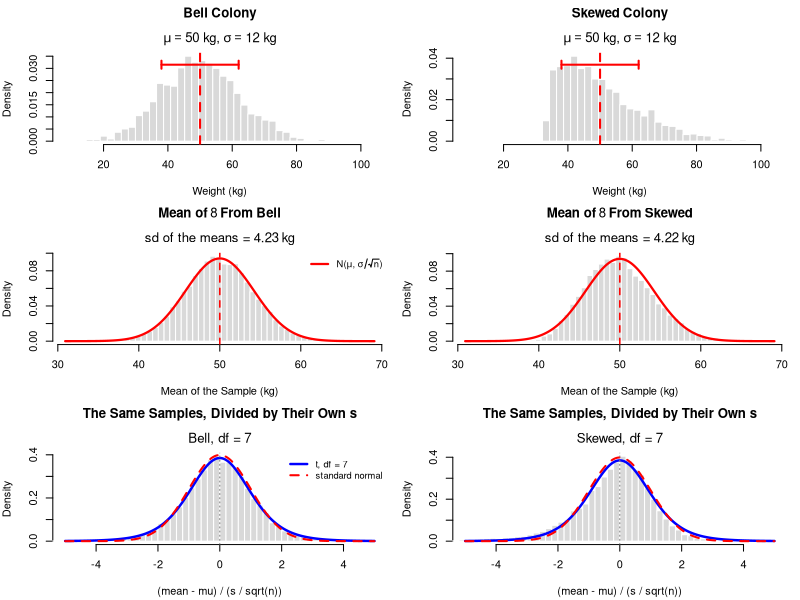

The R script that drew this image:
# Question 1c, drawn.  Two colonies that agree on mu and on sigma -- one bell
# shaped, one badly skewed -- and what the mean of n penguins does with each.
#
# The table in question 1c asks for three things about the sampling
# distribution, and each one has a different status:
#
#   its mean   mu                exact, whatever the colony looks like
#   its sd     sigma / sqrt(n)   exact, whatever the colony looks like
#   its shape  ???               this is the one that depends on the colony
#
# The first two columns of the console output below are the same for both
# colonies, because those two formulas were never told what shape the colony
# was -- they are handed a mu and a sigma and nothing else.  The pictures are
# not the same.  Everything interesting in this script is in the third row.
#
# There are two rulers here and the t belongs to only one of them:
#
#   row 2   kilograms.   xbar has mean mu and sd sigma/sqrt(n).  For the bell
#           colony its shape is EXACTLY normal -- not approximately.  There is
#           no t anywhere in this row.  Drawing one here would draw a curve
#           that is too wide and fits nothing, because nothing in this row has
#           been divided by a sample sd.
#
#   row 3   standard errors, counted with the sample's own s rather than with
#           sigma.  This is where the t lives, and for the bell colony it is
#           again EXACT.  The normal is the one that is merely close.
#
# So "exact" is true twice over, for two different quantities.  The question
# is never whether a curve is exact, it is what the curve is exact ABOUT.
#
# Section 4, BIOL8001.  Companion to SameMeanSameSD.R and TCurve.R.


n <- 8                # penguins in one sample -- the number to turn in class
repeats <- 20000      # how many times we repeat the whole exercise

target_mean <- 50     # kg, mu.  Both colonies get this
target_sd <- 12       # kg, sigma.  Both colonies get this too
N <- 2000             # penguins per colony

# How lopsided the skewed colony is.  rbeta(N, 1.5, 6) is a hard skew with a
# long right tail; make the first number bigger and it drifts back towards a
# bell, which is worth doing live once the failure has been seen.
skew_shape <- c(1.5, 6)

t_window <- 5         # row 3 is drawn from -t_window to +t_window.  The
                      # skewed colony throws t values far past this; the
                      # console says how many, which is itself the point.

set.seed(4010)        # comment out to see it wobble

# ----------------------------------------------------------------------
# Two colonies, forced to the same mu and the same sigma.  Sliding every
# penguin by a fixed amount and stretching every distance from the centre by a
# fixed factor cannot change a shape -- it only moves and rescales the one you
# started with.  So the shapes stay as different as they were, and the two
# summary numbers come out identical.
# ----------------------------------------------------------------------
rescale <- function(x, m, s) {(x - mean(x)) / sd(x) * s + m}

colonies <- list(
  "Bell"   = rescale(rnorm(N), target_mean, target_sd),
  "Skewed" = rescale(rbeta(N, skew_shape[1], skew_shape[2]),
                     target_mean, target_sd))

skew <- function(values) {mean(((values - mean(values)) / sd(values))^3)}

se <- target_sd / sqrt(n)     # what sigma/sqrt(n) predicts, for both
df <- n - 1

# ----------------------------------------------------------------------
# Catch n penguins, write down two numbers: the mean of the sample, and the sd
# of the sample.  The second one is the whole reason the t exists -- it is the
# stand-in we use when sigma is not available, and it changes from sample to
# sample while sigma never does.
# ----------------------------------------------------------------------
sample_mean <- matrix(NA, nrow = repeats, ncol = length(colonies))
sample_sd <- matrix(NA, nrow = repeats, ncol = length(colonies))
colnames(sample_mean) <- names(colonies)
colnames(sample_sd) <- names(colonies)

for (k in names(colonies))
{
  for (i in 1:repeats)
  {
    a_sample <- sample(colonies[[k]], size = n)
    sample_mean[i, k] <- mean(a_sample)
    sample_sd[i, k] <- sd(a_sample)
  }
}

# The kilogram answer standardised by the sample's own s.  Dividing by
# sigma/sqrt(n) instead would just relabel row 2 and give back a normal; it is
# the s in the denominator that produces a t.
t_value <- (sample_mean - target_mean) / (sample_sd / sqrt(n))

# ----------------------------------------------------------------------
# The two columns the formulas fill in, and the one they do not.
# ----------------------------------------------------------------------
cat("Two colonies of", N, "penguins, mu =", target_mean, "kg, sigma =",
    target_sd, "kg\n")
cat("Samples of n =", n, ",", repeats, "repeats\n\n")

cat(sprintf("%-8s %10s %10s %10s %10s %10s\n",
            "colony", "skew", "mean of", "sigma/sqrt", "sd of", "skew of"))
cat(sprintf("%-8s %10s %10s %10s %10s %10s\n",
            "", "of colony", "the means", "(n)", "the means", "the means"))
for (k in names(colonies))
{
  cat(sprintf("%-8s %10.2f %10.2f %10.2f %10.2f %10.2f\n",
              k, skew(colonies[[k]]), mean(sample_mean[, k]), se,
              sd(sample_mean[, k]), skew(sample_mean[, k])))
}

cat("\nBoth colonies land on mu and on sigma/sqrt(n).  Those two entries in the\n")
cat("table are exact for any colony at any n -- neither formula was ever told\n")
cat("what shape it was dealing with.  The last column is where they part.\n")

# ----------------------------------------------------------------------
# Question 1d, in numbers.  Take the normal curve at face value and ask it for
# a tail probability, then count how often it actually happened.  For the bell
# colony the two agree because the curve is right; for the skewed colony they
# do not, and no amount of extra repeats will bring them together.
# ----------------------------------------------------------------------
cut <- target_mean + 1.645 * se

cat("\n\nP(sample mean >", round(cut, 2), "kg), which a normal curve with mean",
    target_mean, "\nand sd", round(se, 2), "puts at 0.0500:\n\n")
cat(sprintf("%-8s %14s %12s\n", "colony", "actually", "off by"))
for (k in names(colonies))
{
  got <- mean(sample_mean[, k] > cut)
  cat(sprintf("%-8s %14.4f %12.4f\n", k, got, got - 0.05))
}

# ----------------------------------------------------------------------
# The same check one ruler over.  95% of a t(df) lies inside these limits, and
# it is worth reading the two tails separately: a colony with a long right
# tail does not push the t out symmetrically, it pushes it out to the LEFT.
# A sample that catches one heavy penguin gets a big mean AND a big s, and the
# big s in the denominator pulls t back towards zero; a sample that misses the
# tail entirely gets a small mean and a very small s, and that is the
# combination that throws t a long way negative.
# ----------------------------------------------------------------------
lim <- qt(0.975, df)

cat("\n\nWhere the t values fell.  t(", df, ") says 2.5% below ",
    round(-lim, 3), " and 2.5% above ", round(lim, 3), ":\n\n", sep = "")
cat(sprintf("%-8s %12s %12s %14s\n",
            "colony", "below", "above", paste0("past +-", t_window)))
for (k in names(colonies))
{
  cat(sprintf("%-8s %12.4f %12.4f %14.4f\n",
              k, mean(t_value[, k] < -lim), mean(t_value[, k] > lim),
              mean(abs(t_value[, k]) > t_window)))
}

cat("\nThe bell colony splits it 2.5 / 2.5, because the t is exactly right\n")
cat("there.  The skewed colony does not, and the two tails are wrong by\n")
cat("different amounts -- so the error is not 'a bit too wide', it is lopsided.\n")

# ----------------------------------------------------------------------
# Six panels.  Columns are the two colonies, rows are the three things worth
# looking at.  Both columns of a row share an x axis, or the shapes cannot be
# compared.
# ----------------------------------------------------------------------
par(mfrow = c(3, 2), mar = c(4.2, 4, 4, 1))

# Row 1: the colonies.  The red dashed line is mu and the red bar spans one
# sigma either side.  Both sit in the same place in both panels, which is the
# joke: the summary cannot see the difference you are looking at.
colony_limits <- range(unlist(colonies))
colony_edges <- seq(colony_limits[1], colony_limits[2], length.out = 45)

for (k in names(colonies))
{
  x <- colonies[[k]]
  h <- hist(x, breaks = colony_edges, plot = FALSE)
  hist(x, breaks = colony_edges, freq = FALSE, col = "grey85", border = "white",
       xlim = colony_limits, xlab = "Weight (kg)", ylab = "Density",
       main = bquote(atop(bold(.(k) ~ "Colony"),
                          mu == .(round(mean(x), 1)) * " kg," ~
                          sigma == .(round(sd(x), 1)) * " kg")))
  abline(v = mean(x), col = "red", lwd = 2, lty = 2)
  arrows(mean(x) - sd(x), max(h$density) * 0.9,
         mean(x) + sd(x), max(h$density) * 0.9,
         code = 3, angle = 90, length = 0.04, col = "red", lwd = 2)
}

# Row 2: the kilogram ruler.  One curve only, N(mu, sigma/sqrt(n)), because
# that is the only curve this row is about.  For Bell the fit is exact; for
# Skewed at a small n the histogram still leans and the curve cannot follow it.
mean_limits <- c(target_mean - 4.5 * se, target_mean + 4.5 * se)
mean_edges <- seq(min(sample_mean) - 1, max(sample_mean) + 1, by = se / 6)
kg_grid <- seq(mean_limits[1], mean_limits[2], length.out = 400)

for (k in names(colonies))
{
  hist(sample_mean[, k], breaks = mean_edges, freq = FALSE, col = "grey85",
       border = "white", xlim = mean_limits, xlab = "Mean of the Sample (kg)",
       ylab = "Density",
       main = bquote(atop(bold("Mean of" ~ .(n) ~ "From" ~ .(k)),
                          "sd of the means =" ~ .(round(sd(sample_mean[, k]), 2))
                          ~ "kg")))
  lines(kg_grid, dnorm(kg_grid, target_mean, se), col = "red", lwd = 2.2)
  abline(v = target_mean, col = "red", lwd = 1.5, lty = 2)

  if (k == names(colonies)[1])
  {
    legend("topright", legend = bquote("N(" * mu * "," ~ sigma / sqrt(n) * ")"),
           col = "red", lwd = 2.2, bty = "n", cex = 0.85)
  }
}

# Row 3: the t ruler.  Same samples, divided by their own s instead of by
# sigma.  Now there are two curves to compare, and for Bell the t is the one
# that fits -- the normal is too narrow in the tails, which is the whole of
# question 4 arriving early.
t_grid <- seq(-t_window, t_window, length.out = 600)
t_edges <- seq(floor(min(t_value)) - 1, ceiling(max(t_value)) + 1, by = 0.2)

for (k in names(colonies))
{
  hist(t_value[, k], breaks = t_edges, freq = FALSE, col = "grey85",
       border = "white", xlim = c(-t_window, t_window),
       xlab = "(mean - mu) / (s / sqrt(n))", ylab = "Density",
       main = bquote(atop(bold("The Same Samples, Divided by Their Own s"),
                          .(k) * ", df =" ~ .(df))))
  lines(t_grid, dt(t_grid, df), col = "blue", lwd = 2.4)
  lines(t_grid, dnorm(t_grid), col = "red", lwd = 2, lty = 2)
  abline(v = 0, col = "grey50", lwd = 1, lty = 3)

  if (k == names(colonies)[1])
  {
    legend("topright", legend = c(paste0("t, df = ", df), "standard normal"),
           col = c("blue", "red"), lwd = c(2.4, 2), lty = c(1, 2),
           bty = "n", cex = 0.85)
  }
}

cat("\n\nRow 2 is kilograms and has one curve, because on that ruler the mean of\n")
cat("a sample from a normal colony IS normal, exactly.  Row 3 is the same\n")
cat("samples divided by their own s, and there the t is the exact one and the\n")
cat("normal is the approximation.  Two exact answers about two quantities.\n")
cat("\nThe right-hand column is neither, at n =", n, ".  Raise n to 30 and watch\n")
cat("both rows on that side come into line -- that is the only thing the\n")
cat("central limit theorem ever promised, and it says nothing about row 1.\n")
